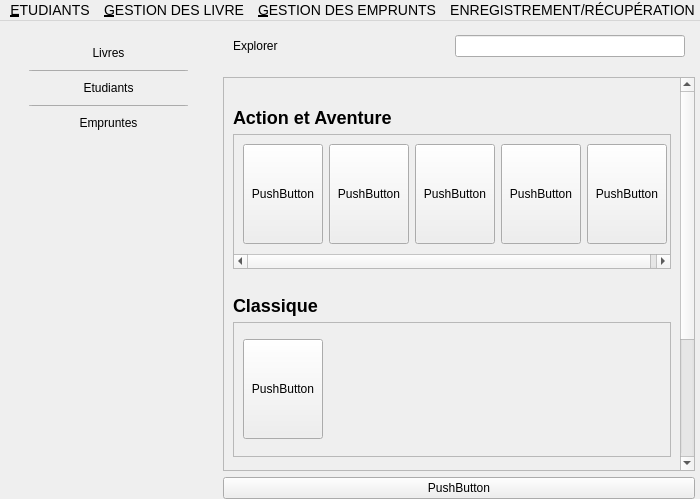
<?xml version="1.0" encoding="UTF-8"?>
<ui version="4.0">
 <class>MainWindow</class>
 <widget class="QMainWindow" name="MainWindow">
  <property name="geometry">
   <rect>
    <x>0</x>
    <y>0</y>
    <width>700</width>
    <height>499</height>
   </rect>
  </property>
  <property name="windowTitle">
   <string>MainWindow</string>
  </property>
  <property name="autoFillBackground">
   <bool>false</bool>
  </property>
  <property name="styleSheet">
   <string notr="true">QPushButton#delBtn{
	background-color: red;
	color: white;
}
QPushButton#addBtn{
	background-color: green;
	color: white;
}

#body{
	background-color: white;
}

#side_nav{
	background-color: #f1f0f2;
}
#side_nav &gt; #top_aside &gt; QPushButton{
	color: #808081;
	text-align: left;
}
#side_nav &gt; #top_aside &gt; QPushButton:pressed {
	/*background-color: transparent;*/
	border: none;
}
#side_nav &gt; #top_aside &gt; QPushButton[current=true]{
	color: #2c4585;
}

#nav{
	border-style: solid;
	border-width: 0 0 1 0;
	border-color: #e1e1e1;
}
#Explorer_titre{
	font-weight: 600;
	font-size: 20px;
}
#scrollArea, #scrollAreaContent{
	background-color: transparent;
}
#ligneLivres{
	background-color: transparent;
	border-style: solid;
	border-width: 1px 0px;
	border-color: #e1e1e1;
}
#livres{
	background-color: transparent;
}
#livres &gt; QPushButton{
	background-color: green;
	/*border-image: url(:/testPrefix/arrow.jpg) 0 0 0 0 stretch stretch;*/
}




QScrollBar:vertical {
  width: 8px;
  margin: 0 2px;
  border-style: none;
	background-color: rgb(186, 189, 182);
}
QScrollBar::handle:vertical {
  min-height: 10px;
	background-color: rgb(85, 87, 83);
}
QScrollBar::sub-line:vertical {
	height: 0;
}
QScrollBar::add-line:vertical {
	height: 0;
}
</string>
  </property>
  <widget class="QWidget" name="tabs">
   <property name="styleSheet">
    <string notr="true"/>
   </property>
   <layout class="QHBoxLayout" name="horizontalLayout">
    <property name="leftMargin">
     <number>0</number>
    </property>
    <property name="topMargin">
     <number>0</number>
    </property>
    <property name="rightMargin">
     <number>0</number>
    </property>
    <property name="bottomMargin">
     <number>0</number>
    </property>
    <item>
     <widget class="QWidget" name="body" native="true">
      <property name="minimumSize">
       <size>
        <width>0</width>
        <height>0</height>
       </size>
      </property>
      <layout class="QHBoxLayout" name="horizontalLayout_2">
       <property name="leftMargin">
        <number>0</number>
       </property>
       <property name="topMargin">
        <number>0</number>
       </property>
       <property name="rightMargin">
        <number>0</number>
       </property>
       <property name="bottomMargin">
        <number>0</number>
       </property>
       <item>
        <widget class="QWidget" name="side_nav" native="true">
         <layout class="QVBoxLayout" name="layout">
          <property name="leftMargin">
           <number>20</number>
          </property>
          <property name="topMargin">
           <number>20</number>
          </property>
          <property name="rightMargin">
           <number>20</number>
          </property>
          <property name="bottomMargin">
           <number>0</number>
          </property>
          <item>
           <widget class="QWidget" name="top_aside" native="true">
            <property name="maximumSize">
             <size>
              <width>16777215</width>
              <height>16777215</height>
             </size>
            </property>
            <layout class="QVBoxLayout" name="verticalLayout_2">
             <property name="topMargin">
              <number>1</number>
             </property>
             <item>
              <widget class="QPushButton" name="livresBtn">
               <property name="maximumSize">
                <size>
                 <width>170</width>
                 <height>16777215</height>
                </size>
               </property>
               <property name="layoutDirection">
                <enum>Qt::RightToLeft</enum>
               </property>
               <property name="text">
                <string>Livres</string>
               </property>
               <property name="icon">
                <iconset>
                 <normaloff>../../Documents/PythonProjects/QtProjects/MiniProject/arrow.jpg</normaloff>../../Documents/PythonProjects/QtProjects/MiniProject/arrow.jpg</iconset>
               </property>
               <property name="iconSize">
                <size>
                 <width>10</width>
                 <height>10</height>
                </size>
               </property>
               <property name="flat">
                <bool>true</bool>
               </property>
               <property name="current" stdset="0">
                <bool>true</bool>
               </property>
              </widget>
             </item>
             <item>
              <widget class="QPushButton" name="sep1">
               <property name="maximumSize">
                <size>
                 <width>16777215</width>
                 <height>1</height>
                </size>
               </property>
               <property name="text">
                <string/>
               </property>
              </widget>
             </item>
             <item>
              <widget class="QPushButton" name="etudiantsBtn">
               <property name="maximumSize">
                <size>
                 <width>170</width>
                 <height>16777215</height>
                </size>
               </property>
               <property name="layoutDirection">
                <enum>Qt::RightToLeft</enum>
               </property>
               <property name="text">
                <string>Etudiants</string>
               </property>
               <property name="icon">
                <iconset>
                 <normaloff>../../Documents/PythonProjects/QtProjects/MiniProject/arrow.jpg</normaloff>../../Documents/PythonProjects/QtProjects/MiniProject/arrow.jpg</iconset>
               </property>
               <property name="iconSize">
                <size>
                 <width>10</width>
                 <height>10</height>
                </size>
               </property>
               <property name="flat">
                <bool>true</bool>
               </property>
               <property name="current" stdset="0">
                <bool>false</bool>
               </property>
              </widget>
             </item>
             <item>
              <widget class="QPushButton" name="sep2">
               <property name="maximumSize">
                <size>
                 <width>16777215</width>
                 <height>1</height>
                </size>
               </property>
               <property name="text">
                <string/>
               </property>
              </widget>
             </item>
             <item>
              <widget class="QPushButton" name="empruntesBtn">
               <property name="maximumSize">
                <size>
                 <width>170</width>
                 <height>16777215</height>
                </size>
               </property>
               <property name="layoutDirection">
                <enum>Qt::RightToLeft</enum>
               </property>
               <property name="text">
                <string>Empruntes</string>
               </property>
               <property name="icon">
                <iconset>
                 <normaloff>../../Documents/PythonProjects/QtProjects/MiniProject/arrow.jpg</normaloff>../../Documents/PythonProjects/QtProjects/MiniProject/arrow.jpg</iconset>
               </property>
               <property name="iconSize">
                <size>
                 <width>10</width>
                 <height>10</height>
                </size>
               </property>
               <property name="flat">
                <bool>true</bool>
               </property>
               <property name="current" stdset="0">
                <bool>false</bool>
               </property>
              </widget>
             </item>
            </layout>
           </widget>
          </item>
          <item>
           <spacer name="horizontalSpacer_2">
            <property name="orientation">
             <enum>Qt::Horizontal</enum>
            </property>
            <property name="sizeType">
             <enum>QSizePolicy::Maximum</enum>
            </property>
            <property name="sizeHint" stdset="0">
             <size>
              <width>210</width>
              <height>20</height>
             </size>
            </property>
           </spacer>
          </item>
          <item>
           <spacer name="verticalSpacer">
            <property name="orientation">
             <enum>Qt::Vertical</enum>
            </property>
            <property name="sizeHint" stdset="0">
             <size>
              <width>20</width>
              <height>40</height>
             </size>
            </property>
           </spacer>
          </item>
         </layout>
        </widget>
       </item>
       <item>
        <layout class="QVBoxLayout" name="main_content">
         <property name="rightMargin">
          <number>5</number>
         </property>
         <item>
          <widget class="QWidget" name="nav" native="true">
           <property name="minimumSize">
            <size>
             <width>0</width>
             <height>50</height>
            </size>
           </property>
           <property name="maximumSize">
            <size>
             <width>16777215</width>
             <height>50</height>
            </size>
           </property>
           <layout class="QHBoxLayout" name="horizontalLayout_3">
            <property name="leftMargin">
             <number>10</number>
            </property>
            <property name="topMargin">
             <number>9</number>
            </property>
            <property name="rightMargin">
             <number>10</number>
            </property>
            <item>
             <widget class="QLabel" name="Explorer_titre">
              <property name="text">
               <string>Explorer</string>
              </property>
             </widget>
            </item>
            <item>
             <spacer name="horizontalSpacer">
              <property name="orientation">
               <enum>Qt::Horizontal</enum>
              </property>
              <property name="sizeHint" stdset="0">
               <size>
                <width>40</width>
                <height>20</height>
               </size>
              </property>
             </spacer>
            </item>
            <item>
             <widget class="QLineEdit" name="lineEdit">
              <property name="minimumSize">
               <size>
                <width>230</width>
                <height>0</height>
               </size>
              </property>
             </widget>
            </item>
           </layout>
          </widget>
         </item>
         <item>
          <widget class="QScrollArea" name="scrollArea">
           <property name="horizontalScrollBarPolicy">
            <enum>Qt::ScrollBarAlwaysOff</enum>
           </property>
           <property name="widgetResizable">
            <bool>true</bool>
           </property>
           <widget class="QWidget" name="scrollAreaContent">
            <property name="geometry">
             <rect>
              <x>0</x>
              <y>0</y>
              <width>488</width>
              <height>594</height>
             </rect>
            </property>
            <layout class="QVBoxLayout" name="verticalLayout">
             <item>
              <layout class="QVBoxLayout" name="action_aventure">
               <property name="topMargin">
                <number>20</number>
               </property>
               <item>
                <widget class="QLabel" name="label">
                 <property name="text">
                  <string>&lt;h2&gt;Action et Aventure&lt;/h2&gt;</string>
                 </property>
                </widget>
               </item>
               <item>
                <widget class="QScrollArea" name="ligneLivres">
                 <property name="minimumSize">
                  <size>
                   <width>0</width>
                   <height>135</height>
                  </size>
                 </property>
                 <property name="maximumSize">
                  <size>
                   <width>16777215</width>
                   <height>135</height>
                  </size>
                 </property>
                 <property name="verticalScrollBarPolicy">
                  <enum>Qt::ScrollBarAlwaysOff</enum>
                 </property>
                 <property name="widgetResizable">
                  <bool>true</bool>
                 </property>
                 <widget class="QWidget" name="livres">
                  <property name="geometry">
                   <rect>
                    <x>0</x>
                    <y>0</y>
                    <width>493</width>
                    <height>119</height>
                   </rect>
                  </property>
                  <layout class="QHBoxLayout" name="horizontalLayout_4">
                   <property name="bottomMargin">
                    <number>9</number>
                   </property>
                   <item>
                    <widget class="QPushButton" name="pushButton_2">
                     <property name="minimumSize">
                      <size>
                       <width>0</width>
                       <height>100</height>
                      </size>
                     </property>
                     <property name="maximumSize">
                      <size>
                       <width>90</width>
                       <height>16777215</height>
                      </size>
                     </property>
                     <property name="text">
                      <string>PushButton</string>
                     </property>
                    </widget>
                   </item>
                   <item>
                    <widget class="QPushButton" name="pushButton_7">
                     <property name="minimumSize">
                      <size>
                       <width>0</width>
                       <height>100</height>
                      </size>
                     </property>
                     <property name="maximumSize">
                      <size>
                       <width>90</width>
                       <height>16777215</height>
                      </size>
                     </property>
                     <property name="text">
                      <string>PushButton</string>
                     </property>
                    </widget>
                   </item>
                   <item>
                    <widget class="QPushButton" name="pushButton_6">
                     <property name="minimumSize">
                      <size>
                       <width>0</width>
                       <height>100</height>
                      </size>
                     </property>
                     <property name="maximumSize">
                      <size>
                       <width>90</width>
                       <height>16777215</height>
                      </size>
                     </property>
                     <property name="text">
                      <string>PushButton</string>
                     </property>
                    </widget>
                   </item>
                   <item>
                    <widget class="QPushButton" name="pushButton_5">
                     <property name="minimumSize">
                      <size>
                       <width>0</width>
                       <height>100</height>
                      </size>
                     </property>
                     <property name="maximumSize">
                      <size>
                       <width>90</width>
                       <height>16777215</height>
                      </size>
                     </property>
                     <property name="text">
                      <string>PushButton</string>
                     </property>
                    </widget>
                   </item>
                   <item>
                    <widget class="QPushButton" name="pushButton_3">
                     <property name="minimumSize">
                      <size>
                       <width>0</width>
                       <height>100</height>
                      </size>
                     </property>
                     <property name="maximumSize">
                      <size>
                       <width>90</width>
                       <height>16777215</height>
                      </size>
                     </property>
                     <property name="text">
                      <string>PushButton</string>
                     </property>
                    </widget>
                   </item>
                   <item>
                    <spacer name="horizontalSpacer_3">
                     <property name="orientation">
                      <enum>Qt::Horizontal</enum>
                     </property>
                     <property name="sizeHint" stdset="0">
                      <size>
                       <width>40</width>
                       <height>20</height>
                      </size>
                     </property>
                    </spacer>
                   </item>
                  </layout>
                 </widget>
                </widget>
               </item>
              </layout>
             </item>
             <item>
              <layout class="QVBoxLayout" name="classique">
               <property name="topMargin">
                <number>20</number>
               </property>
               <item>
                <widget class="QLabel" name="label">
                 <property name="text">
                  <string>&lt;h2&gt;Classique&lt;/h2&gt;</string>
                 </property>
                </widget>
               </item>
               <item>
                <widget class="QScrollArea" name="ligneLivres">
                 <property name="minimumSize">
                  <size>
                   <width>0</width>
                   <height>135</height>
                  </size>
                 </property>
                 <property name="maximumSize">
                  <size>
                   <width>16777215</width>
                   <height>135</height>
                  </size>
                 </property>
                 <property name="verticalScrollBarPolicy">
                  <enum>Qt::ScrollBarAlwaysOff</enum>
                 </property>
                 <property name="widgetResizable">
                  <bool>true</bool>
                 </property>
                 <widget class="QWidget" name="livres">
                  <property name="geometry">
                   <rect>
                    <x>0</x>
                    <y>0</y>
                    <width>466</width>
                    <height>133</height>
                   </rect>
                  </property>
                  <layout class="QHBoxLayout" name="horizontalLayout_4">
                   <property name="bottomMargin">
                    <number>9</number>
                   </property>
                   <item>
                    <widget class="QPushButton" name="livre1">
                     <property name="minimumSize">
                      <size>
                       <width>0</width>
                       <height>100</height>
                      </size>
                     </property>
                     <property name="maximumSize">
                      <size>
                       <width>90</width>
                       <height>16777215</height>
                      </size>
                     </property>
                     <property name="text">
                      <string>PushButton</string>
                     </property>
                    </widget>
                   </item>
                   <item>
                    <spacer name="horizontalSpacer_3">
                     <property name="orientation">
                      <enum>Qt::Horizontal</enum>
                     </property>
                     <property name="sizeHint" stdset="0">
                      <size>
                       <width>40</width>
                       <height>20</height>
                      </size>
                     </property>
                    </spacer>
                   </item>
                  </layout>
                 </widget>
                </widget>
               </item>
              </layout>
             </item>
             <item>
              <layout class="QVBoxLayout" name="Détective et mystère">
               <property name="topMargin">
                <number>20</number>
               </property>
               <item>
                <widget class="QLabel" name="label">
                 <property name="text">
                  <string>&lt;h2&gt;Détective et mystère&lt;/h2&gt;</string>
                 </property>
                </widget>
               </item>
               <item>
                <widget class="QScrollArea" name="ligneLivres">
                 <property name="minimumSize">
                  <size>
                   <width>0</width>
                   <height>135</height>
                  </size>
                 </property>
                 <property name="maximumSize">
                  <size>
                   <width>16777215</width>
                   <height>135</height>
                  </size>
                 </property>
                 <property name="verticalScrollBarPolicy">
                  <enum>Qt::ScrollBarAlwaysOff</enum>
                 </property>
                 <property name="widgetResizable">
                  <bool>true</bool>
                 </property>
                 <widget class="QWidget" name="livres">
                  <property name="geometry">
                   <rect>
                    <x>0</x>
                    <y>0</y>
                    <width>493</width>
                    <height>119</height>
                   </rect>
                  </property>
                  <layout class="QHBoxLayout" name="horizontalLayout_4">
                   <property name="bottomMargin">
                    <number>9</number>
                   </property>
                   <item>
                    <widget class="QPushButton" name="pushButton_2">
                     <property name="minimumSize">
                      <size>
                       <width>0</width>
                       <height>100</height>
                      </size>
                     </property>
                     <property name="maximumSize">
                      <size>
                       <width>90</width>
                       <height>16777215</height>
                      </size>
                     </property>
                     <property name="text">
                      <string>PushButton</string>
                     </property>
                    </widget>
                   </item>
                   <item>
                    <widget class="QPushButton" name="pushButton_7">
                     <property name="minimumSize">
                      <size>
                       <width>0</width>
                       <height>100</height>
                      </size>
                     </property>
                     <property name="maximumSize">
                      <size>
                       <width>90</width>
                       <height>16777215</height>
                      </size>
                     </property>
                     <property name="text">
                      <string>PushButton</string>
                     </property>
                    </widget>
                   </item>
                   <item>
                    <widget class="QPushButton" name="pushButton_6">
                     <property name="minimumSize">
                      <size>
                       <width>0</width>
                       <height>100</height>
                      </size>
                     </property>
                     <property name="maximumSize">
                      <size>
                       <width>90</width>
                       <height>16777215</height>
                      </size>
                     </property>
                     <property name="text">
                      <string>PushButton</string>
                     </property>
                    </widget>
                   </item>
                   <item>
                    <widget class="QPushButton" name="pushButton_5">
                     <property name="minimumSize">
                      <size>
                       <width>0</width>
                       <height>100</height>
                      </size>
                     </property>
                     <property name="maximumSize">
                      <size>
                       <width>90</width>
                       <height>16777215</height>
                      </size>
                     </property>
                     <property name="text">
                      <string>PushButton</string>
                     </property>
                    </widget>
                   </item>
                   <item>
                    <widget class="QPushButton" name="pushButton_3">
                     <property name="minimumSize">
                      <size>
                       <width>0</width>
                       <height>100</height>
                      </size>
                     </property>
                     <property name="maximumSize">
                      <size>
                       <width>90</width>
                       <height>16777215</height>
                      </size>
                     </property>
                     <property name="text">
                      <string>PushButton</string>
                     </property>
                    </widget>
                   </item>
                   <item>
                    <spacer name="horizontalSpacer_3">
                     <property name="orientation">
                      <enum>Qt::Horizontal</enum>
                     </property>
                     <property name="sizeHint" stdset="0">
                      <size>
                       <width>40</width>
                       <height>20</height>
                      </size>
                     </property>
                    </spacer>
                   </item>
                  </layout>
                 </widget>
                </widget>
               </item>
              </layout>
             </item>
            </layout>
           </widget>
          </widget>
         </item>
         <item>
          <widget class="QPushButton" name="pushButton">
           <property name="text">
            <string>PushButton</string>
           </property>
          </widget>
         </item>
        </layout>
       </item>
      </layout>
     </widget>
    </item>
   </layout>
  </widget>
  <widget class="QMenuBar" name="menubar">
   <property name="geometry">
    <rect>
     <x>0</x>
     <y>0</y>
     <width>700</width>
     <height>22</height>
    </rect>
   </property>
   <property name="styleSheet">
    <string notr="true">font-size: 14px;</string>
   </property>
   <widget class="QMenu" name="menuFile">
    <property name="styleSheet">
     <string notr="true"/>
    </property>
    <property name="title">
     <string>&amp;ETUDIANTS</string>
    </property>
    <widget class="QMenu" name="menu_Recherche_affichage">
     <property name="title">
      <string>&amp;Recherche, affichage</string>
     </property>
     <addaction name="action_Contenu_du_dictionnaire_tudiants"/>
     <addaction name="action_Recherche_par_num_ro_inscription"/>
     <addaction name="action_oo"/>
     <addaction name="action_Recherche_par_section_et_niveau"/>
     <addaction name="action_Recherche_par_niveau"/>
    </widget>
    <widget class="QMenu" name="menu_Mise_jour_tudiants">
     <property name="styleSheet">
      <string notr="true"/>
     </property>
     <property name="title">
      <string>&amp;Mise à jour étudiants</string>
     </property>
     <widget class="QMenu" name="menu_Supprimer_tudiant">
      <property name="title">
       <string>&amp;Supprimer étudiant</string>
      </property>
      <addaction name="action_Suppression_tudiant_donn"/>
      <addaction name="action_Suppression_des_tudiants_d_une_section_donn_e"/>
      <addaction name="action_Suppression_des_tudiants_d_un_niveau_donn_e"/>
      <addaction name="actionSuppression_des_tudiants_d_une_section_et_un_niveau"/>
     </widget>
     <widget class="QMenu" name="menu_Modifier_tudiant">
      <property name="title">
       <string>&amp;Modifier étudiant</string>
      </property>
      <addaction name="action_T_l_phone"/>
      <addaction name="action_Mail"/>
      <addaction name="action_Adresse"/>
     </widget>
     <addaction name="action_Ajouter_tudiant_2"/>
     <addaction name="menu_Supprimer_tudiant"/>
     <addaction name="menu_Modifier_tudiant"/>
    </widget>
    <addaction name="menu_Mise_jour_tudiants"/>
    <addaction name="menu_Recherche_affichage"/>
   </widget>
   <widget class="QMenu" name="menuLivre">
    <property name="title">
     <string>&amp;GESTION DES LIVRE</string>
    </property>
    <widget class="QMenu" name="menuMise_jour">
     <property name="title">
      <string>Mise à jour</string>
     </property>
     <widget class="QMenu" name="menuSupprimer">
      <property name="title">
       <string>Supprimer</string>
      </property>
      <addaction name="actionSuppression_livre_donn"/>
      <addaction name="actionSuppression_livres_d_un_auteur_donn"/>
      <addaction name="actionSuppression_livres_d_une_ann_e_donn_e"/>
     </widget>
     <addaction name="actionAjouter_un_nouvel_livre"/>
     <addaction name="menuSupprimer"/>
     <addaction name="actionModifier_nombre_d_exemplaires_d_un_livre"/>
    </widget>
    <widget class="QMenu" name="menuRecherche_affichage">
     <property name="title">
      <string>Recherche, affichage</string>
     </property>
     <addaction name="actionContenu_du_dictionnaire_LIVRE"/>
     <addaction name="actionRecherche_par_R_f_rence"/>
     <addaction name="actionRecherche_par_titre"/>
     <addaction name="actionRecherche_livres_par_ann_e_dition_donn_e"/>
     <addaction name="actionRecherche_et_affichage_des_livres_par_ordre_alphab_tique"/>
    </widget>
    <addaction name="menuMise_jour"/>
    <addaction name="menuRecherche_affichage"/>
   </widget>
   <widget class="QMenu" name="menu_GESTION_DES_EMPRUNTS">
    <property name="title">
     <string>&amp;GESTION DES EMPRUNTS</string>
    </property>
    <widget class="QMenu" name="menuMise_jour_2">
     <property name="title">
      <string>Mise à jour</string>
     </property>
     <widget class="QMenu" name="menuModifier_Emprunt">
      <property name="title">
       <string>Modifier Emprunt</string>
      </property>
      <addaction name="actionDate_emprunt"/>
      <addaction name="actionDate_retour"/>
     </widget>
     <addaction name="actionAjouter_un_nouvel_emprunt"/>
     <addaction name="actionRetour_d_un_emprunt"/>
     <addaction name="actionSupprimer_d_un_emprunt"/>
     <addaction name="menuModifier_Emprunt"/>
    </widget>
    <widget class="QMenu" name="menuRecherche_affichage_2">
     <property name="title">
      <string>Recherche, affichage</string>
     </property>
     <addaction name="actionContenu_du_dictionnaire_EMPRUNT"/>
     <addaction name="actionRecherche_emprunts_par_livre"/>
     <addaction name="actionRecherche_emprunts_par_tudiant"/>
     <addaction name="actionRecherche_livres_emprunt_s_une_date_donn_e"/>
     <addaction name="actionRecherche_livres_retourn_s_une_date_donn_e"/>
     <addaction name="actionRecherche_livres_emprunt_s_entre_2_dates_donn_es"/>
     <addaction name="actionRecherche_livres_emprunt_s_entre_2_dates_donn_es_2"/>
    </widget>
    <addaction name="menuMise_jour_2"/>
    <addaction name="menuRecherche_affichage_2"/>
   </widget>
   <widget class="QMenu" name="menuENREGISTREMENT_ET_R_CUP_RATION_DES_FICHIERS">
    <property name="title">
     <string>ENREGISTREMENT/RÉCUPÉRATION</string>
    </property>
    <addaction name="actionEnregistrement_fichier_ETUDIANTS"/>
    <addaction name="actionEnregistrement_fichier_ETUDIANTS_2"/>
    <addaction name="separator"/>
    <addaction name="actionEnregistrement_fichier_ETUDIANTS_3"/>
    <addaction name="actionEnregistrement_fichier_ETUDIANTS_4"/>
    <addaction name="separator"/>
    <addaction name="actionEnregistrement_fichier_ETUDIANTS_5"/>
    <addaction name="actionEnregistrement_fichier_ETUDIANTS_6"/>
   </widget>
   <addaction name="menuFile"/>
   <addaction name="menuLivre"/>
   <addaction name="menu_GESTION_DES_EMPRUNTS"/>
   <addaction name="menuENREGISTREMENT_ET_R_CUP_RATION_DES_FICHIERS"/>
  </widget>
  <action name="action_Ajouter_tudiant">
   <property name="text">
    <string>&amp;A&amp;j&amp;o&amp;uter étudiant</string>
   </property>
  </action>
  <action name="actionSupprimer_tudiant">
   <property name="text">
    <string>&amp;Supprimer étudiant</string>
   </property>
  </action>
  <action name="actionModifier_tudiant">
   <property name="text">
    <string>&amp;Modifier étudiant</string>
   </property>
  </action>
  <action name="action_Ajouter_tudiant_2">
   <property name="checkable">
    <bool>false</bool>
   </property>
   <property name="text">
    <string>&amp;Ajouter étudiant</string>
   </property>
  </action>
  <action name="action_Suppression_tudiant_donn">
   <property name="text">
    <string>&amp;Suppression étudiant donné</string>
   </property>
  </action>
  <action name="action_Suppression_des_tudiants_d_une_section_donn_e">
   <property name="text">
    <string>&amp;Suppression des étudiants d'une section donnée</string>
   </property>
  </action>
  <action name="action_Suppression_des_tudiants_d_un_niveau_donn_e">
   <property name="text">
    <string>&amp;Suppression des étudiants d'un niveau donnée</string>
   </property>
  </action>
  <action name="actionSuppression_des_tudiants_d_une_section_et_un_niveau">
   <property name="text">
    <string>&amp;Suppression des étudiants d'une section et un niveau</string>
   </property>
  </action>
  <action name="action_T_l_phone">
   <property name="text">
    <string>&amp;Téléphone</string>
   </property>
  </action>
  <action name="action_Mail">
   <property name="text">
    <string>&amp;Mail</string>
   </property>
  </action>
  <action name="action_Adresse">
   <property name="text">
    <string>&amp;Adresse</string>
   </property>
  </action>
  <action name="action_Contenu_du_dictionnaire_tudiants">
   <property name="text">
    <string>&amp;Contenu du dictionnaire étudiants</string>
   </property>
  </action>
  <action name="action_Recherche_par_num_ro_inscription">
   <property name="text">
    <string>&amp;Recherche par numéro inscription</string>
   </property>
  </action>
  <action name="action_oo">
   <property name="text">
    <string>&amp;Recherche par section</string>
   </property>
  </action>
  <action name="action_Recherche_par_section_et_niveau">
   <property name="text">
    <string>&amp;Recherche par section et niveau</string>
   </property>
  </action>
  <action name="action_Recherche_par_niveau">
   <property name="text">
    <string>&amp;Recherche par niveau</string>
   </property>
  </action>
  <action name="actionAjouter_un_nouvel_livre">
   <property name="text">
    <string>Ajouter un nouvel livre</string>
   </property>
  </action>
  <action name="actionModifier_nombre_d_exemplaires_d_un_livre">
   <property name="text">
    <string>Modifier nombre d'exemplaires d'un livre</string>
   </property>
  </action>
  <action name="actionSuppression_livre_donn">
   <property name="text">
    <string>Suppression livre donné</string>
   </property>
  </action>
  <action name="actionSuppression_livres_d_un_auteur_donn">
   <property name="text">
    <string>Suppression livres d'un auteur donné</string>
   </property>
  </action>
  <action name="actionSuppression_livres_d_une_ann_e_donn_e">
   <property name="text">
    <string>Suppression livres d'une année donnée</string>
   </property>
  </action>
  <action name="actionContenu_du_dictionnaire_LIVRE">
   <property name="text">
    <string>Contenu du dictionnaire LIVRE</string>
   </property>
  </action>
  <action name="actionRecherche_par_R_f_rence">
   <property name="text">
    <string>Recherche par Référence</string>
   </property>
  </action>
  <action name="actionRecherche_par_titre">
   <property name="text">
    <string>Recherche par titre</string>
   </property>
  </action>
  <action name="actionRecherche_livres_par_ann_e_dition_donn_e">
   <property name="text">
    <string>Recherche livres par année édition donnée</string>
   </property>
  </action>
  <action name="actionRecherche_et_affichage_des_livres_par_ordre_alphab_tique">
   <property name="text">
    <string>Recherche et affichage des livres par ordre alphabétique</string>
   </property>
  </action>
  <action name="actionAjouter_un_nouvel_emprunt">
   <property name="text">
    <string>Ajouter un nouvel emprunt</string>
   </property>
  </action>
  <action name="actionRetour_d_un_emprunt">
   <property name="text">
    <string>Retour d'un emprunt</string>
   </property>
  </action>
  <action name="actionSupprimer_d_un_emprunt">
   <property name="text">
    <string>Supprimer un emprunt</string>
   </property>
  </action>
  <action name="actionDate_emprunt">
   <property name="text">
    <string>Date emprunt</string>
   </property>
  </action>
  <action name="actionDate_retour">
   <property name="text">
    <string>Date retour</string>
   </property>
  </action>
  <action name="actionContenu_du_dictionnaire_EMPRUNT">
   <property name="text">
    <string>Contenu du dictionnaire EMPRUNT</string>
   </property>
  </action>
  <action name="actionRecherche_emprunts_par_livre">
   <property name="text">
    <string>Recherche emprunts par livre</string>
   </property>
  </action>
  <action name="actionRecherche_emprunts_par_tudiant">
   <property name="text">
    <string>Recherche emprunts par étudiant</string>
   </property>
  </action>
  <action name="actionRecherche_livres_emprunt_s_une_date_donn_e">
   <property name="text">
    <string>Recherche livres empruntés à une date donnée</string>
   </property>
  </action>
  <action name="actionRecherche_livres_retourn_s_une_date_donn_e">
   <property name="text">
    <string>Recherche livres retournés à une date donnée</string>
   </property>
  </action>
  <action name="actionRecherche_livres_emprunt_s_entre_2_dates_donn_es">
   <property name="text">
    <string>Recherche livres empruntés entre 2 dates données</string>
   </property>
  </action>
  <action name="actionRecherche_livres_emprunt_s_entre_2_dates_donn_es_2">
   <property name="text">
    <string>Recherche livres retournés entre 2 dates données</string>
   </property>
  </action>
  <action name="actionEnregistrement_fichier_ETUDIANTS">
   <property name="text">
    <string>Enregistrement fichier ETUDIANTS</string>
   </property>
  </action>
  <action name="actionEnregistrement_fichier_ETUDIANTS_2">
   <property name="text">
    <string>Récupération fichier ETUDIANTS</string>
   </property>
  </action>
  <action name="actionEnregistrement_fichier_ETUDIANTS_3">
   <property name="text">
    <string>Enregistrement fichier LIVRES</string>
   </property>
  </action>
  <action name="actionEnregistrement_fichier_ETUDIANTS_4">
   <property name="text">
    <string>Récupération fichier LIVRES</string>
   </property>
  </action>
  <action name="actionEnregistrement_fichier_ETUDIANTS_5">
   <property name="text">
    <string>Enregistrement fichier EMPRUNTS</string>
   </property>
  </action>
  <action name="actionEnregistrement_fichier_ETUDIANTS_6">
   <property name="text">
    <string>Récupération fichier EMPRUNTS</string>
   </property>
  </action>
 </widget>
 <resources>
  <include location="../../Documents/PythonProjects/QtProjects/MiniProject/test.qrc"/>
 </resources>
 <connections/>
</ui>
